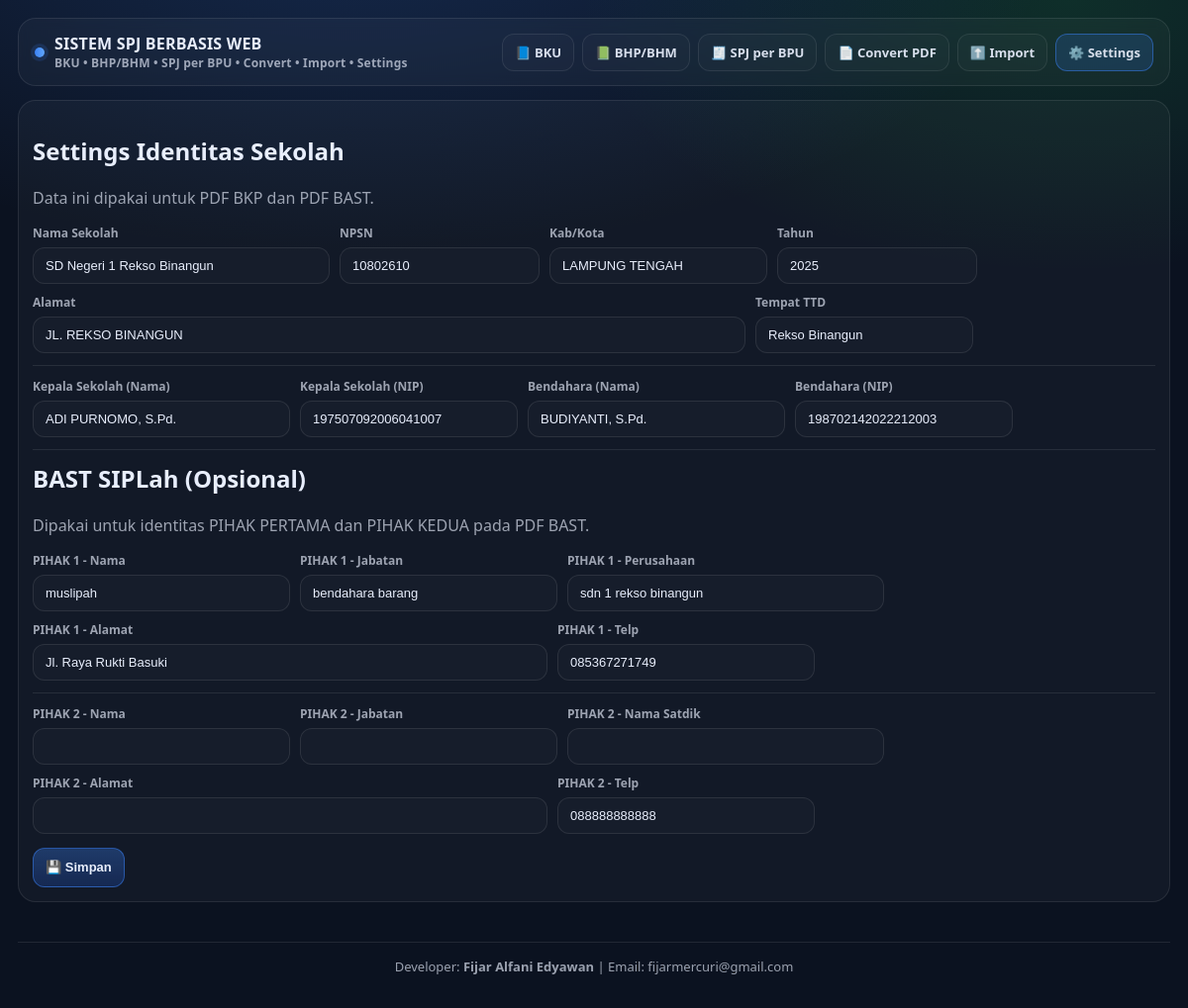
The page /settings on the database its author committed.
### tables this page shows
CREATE TABLE app_settings (
        id INTEGER PRIMARY KEY CHECK (id = 1),

        nama_sekolah TEXT,
        npsn TEXT,
        alamat TEXT,
        kab_kota TEXT,
        tahun TEXT,

        tempat_ttd TEXT,
        kepala_sekolah_nama TEXT,
        kepala_sekolah_nip TEXT,
        bendahara_nama TEXT,
        bendahara_nip TEXT
    , tahap_bos TEXT, bendahara_jabatan TEXT, penerima_nama TEXT, penerima_nip TEXT, pihak1_nama TEXT, pihak1_jabatan TEXT, pihak1_perusahaan TEXT, pihak1_alamat TEXT, pihak1_telp TEXT, pihak2_nama TEXT, pihak2_jabatan TEXT, pihak2_nama_satdik TEXT, pihak2_alamat TEXT, pihak2_telp TEXT);

### arkas/routes.py (the view)
@bp.route("/settings", methods=["GET", "POST"])
def page_settings():
    if request.method == "POST":
        save_settings(request.form)
        flash("✔ Settings berhasil disimpan.", "ok")
        return redirect(url_for("main.page_settings"))
    return render_template("settings.html", settings=get_settings())

### arkas/db.py (called while the page is built)
def get_conn():
    return sqlite3.connect(DB_PATH, check_same_thread=False)

### templates/settings.html
{% extends "_layout.html" %}
{% set title = "Settings" %}
{% block content %}
<div class="card">
  <h2>Settings Identitas Sekolah</h2>
  <p class="muted">Data ini dipakai untuk PDF BKP dan PDF BAST.</p>
  <form method="POST" style="margin-top:14px;">
    <div class="row">
      <div class="field" style="min-width:300px;">
        <label>Nama Sekolah</label>
        <input type="text" name="nama_sekolah" value="{{ settings.nama_sekolah }}">
      </div>
      <div class="field" style="min-width:200px;">
        <label>NPSN</label>
        <input type="text" name="npsn" value="{{ settings.npsn }}">
      </div>
      <div class="field" style="min-width:220px;">
        <label>Kab/Kota</label>
        <input type="text" name="kab_kota" value="{{ settings.kab_kota }}">
      </div>
      <div class="field" style="min-width:160px;">
        <label>Tahun</label>
        <input type="text" name="tahun" value="{{ settings.tahun }}">
      </div>
    </div>
    <div class="row" style="margin-top:10px;">
      <div class="field" style="min-width:720px;">
        <label>Alamat</label>
        <input type="text" name="alamat" value="{{ settings.alamat }}">
      </div>
      <div class="field" style="min-width:220px;">
        <label>Tempat TTD</label>
        <input type="text" name="tempat_ttd" value="{{ settings.tempat_ttd }}">
      </div>
    </div>
    <hr class="line">
    <div class="row">
      <div class="field" style="min-width:260px;">
        <label>Kepala Sekolah (Nama)</label>
        <input type="text" name="kepala_sekolah_nama" value="{{ settings.kepala_sekolah_nama }}">
      </div>
      <div class="field" style="min-width:220px;">
        <label>Kepala Sekolah (NIP)</label>
        <input type="text" name="kepala_sekolah_nip" value="{{ settings.kepala_sekolah_nip }}">
      </div>
      <div class="field" style="min-width:260px;">
        <label>Bendahara (Nama)</label>
        <input type="text" name="bendahara_nama" value="{{ settings.bendahara_nama }}">
      </div>
      <div class="field" style="min-width:220px;">
        <label>Bendahara (NIP)</label>
        <input type="text" name="bendahara_nip" value="{{ settings.bendahara_nip }}">
      </div>
    </div>
    <hr class="line">
    <h2 style="margin-top:0;">BAST SIPLah (Opsional)</h2>
    <p class="muted">Dipakai untuk identitas PIHAK PERTAMA dan PIHAK KEDUA pada PDF BAST.</p>
    <div class="row">
      <div class="field" style="min-width:260px;">
        <label>PIHAK 1 - Nama</label>
        <input type="text" name="pihak1_nama" value="{{ settings.pihak1_nama }}">
      </div>
      <div class="field" style="min-width:260px;">
        <label>PIHAK 1 - Jabatan</label>
        <input type="text" name="pihak1_jabatan" value="{{ settings.pihak1_jabatan }}">
      </div>
      <div class="field" style="min-width:320px;">
        <label>PIHAK 1 - Perusahaan</label>
        <input type="text" name="pihak1_perusahaan" value="{{ settings.pihak1_perusahaan }}">
      </div>
    </div>
    <div class="row" style="margin-top:10px;">
      <div class="field" style="min-width:520px;">
        <label>PIHAK 1 - Alamat</label>
        <input type="text" name="pihak1_alamat" value="{{ settings.pihak1_alamat }}">
      </div>
      <div class="field" style="min-width:260px;">
        <label>PIHAK 1 - Telp</label>
        <input type="text" name="pihak1_telp" value="{{ settings.pihak1_telp }}">
      </div>
    </div>
    <hr class="line">
    <div class="row">
      <div class="field" style="min-width:260px;">
        <label>PIHAK 2 - Nama</label>
        <input type="text" name="pihak2_nama" value="{{ settings.pihak2_nama }}">
      </div>
      <div class="field" style="min-width:260px;">
        <label>PIHAK 2 - Jabatan</label>
        <input type="text" name="pihak2_jabatan" value="{{ settings.pihak2_jabatan }}">
      </div>
      <div class="field" style="min-width:320px;">
        <label>PIHAK 2 - Nama Satdik</label>
        <input type="text" name="pihak2_nama_satdik" value="{{ settings.pihak2_nama_satdik }}">
      </div>
    </div>
    <div class="row" style="margin-top:10px;">
      <div class="field" style="min-width:520px;">
        <label>PIHAK 2 - Alamat</label>
        <input type="text" name="pihak2_alamat" value="{{ settings.pihak2_alamat }}">
      </div>
      <div class="field" style="min-width:260px;">
        <label>PIHAK 2 - Telp</label>
        <input type="text" name="pihak2_telp" value="{{ settings.pihak2_telp }}">
      </div>
    </div>
    <div class="row" style="margin-top:14px;">
      <button class="btn" type="submit">💾 Simpan</button>
    </div>
  </form>
</div>
{% endblock %}

### static/style.css (style rules this page uses)
:root { --bg:#0b1220; --card:#0f1a2d; --line:rgba(255,255,255,.09); --text:#e8eefc; --muted:rgba(232,238,252,.65); --primary:#3b82f6; --danger:#ef4444; --ok:#22c55e; }
* { box-sizing:border-box }
body { margin:0; font-family: ui-sans-serif, system-ui, -apple-system, Segoe UI, Roboto, Arial; background: radial-gradient(1200px 600px at 30% -10%, rgba(59,130,246,.22), transparent 60%), radial-gradient(900px 500px at 90% 0%, rgba(34,197,94,.16), transparent 55%), var(--bg); color:var(--text); }
.muted { color:var(--muted) }
.card { margin-top:14px; border:1px solid var(--line); border-radius:18px; padding:14px; background: rgba(255,255,255,.03); }
.row { display:flex; gap:10px; align-items:end; flex-wrap:wrap }
.field { display:flex; flex-direction:column; gap:6px }
label { font-size:12px; color:var(--muted); font-weight:700 }
input, select, textarea { padding:10px 12px; border-radius:12px; border:1px solid var(--line); background: rgba(255,255,255,.02); color: var(--text); outline: none; font-size:13px; }
.btn { padding:10px 12px; border-radius:12px; border:1px solid rgba(59,130,246,.5); background: linear-gradient(180deg, rgba(59,130,246,.32), rgba(37,99,235,.22)); color: var(--text); font-weight:800; font-size:13px; cursor:pointer; display:inline-flex; gap:8px; align-items:center; height:40px; }
hr.line { border:0; border-top:1px solid var(--line); margin:12px 0; }
.line { border: 0; border-top: 1px solid rgba(255,255,255,.09); margin: 14px 0; }

### rows shown on the page
app_settings: nama_sekolah "SD Negeri 1 Rekso Binangun", npsn "10802610", kab_kota "LAMPUNG TENGAH", tahun "2025", alamat "JL. REKSO BINANGUN", tempat_ttd "Rekso Binangun", kepala_sekolah_nama "ADI PURNOMO, S.Pd.", kepala_sekolah_nip "197507092006041007", bendahara_nama "BUDIYANTI, S.Pd.", bendahara_nip "198702142022212003", pihak1_nama "muslipah", pihak1_jabatan "bendahara barang", pihak1_perusahaan "sdn 1 rekso binangun", pihak1_alamat "Jl. Raya Rukti Basuki", pihak1_telp "085367271749", pihak2_telp "088888888888"
